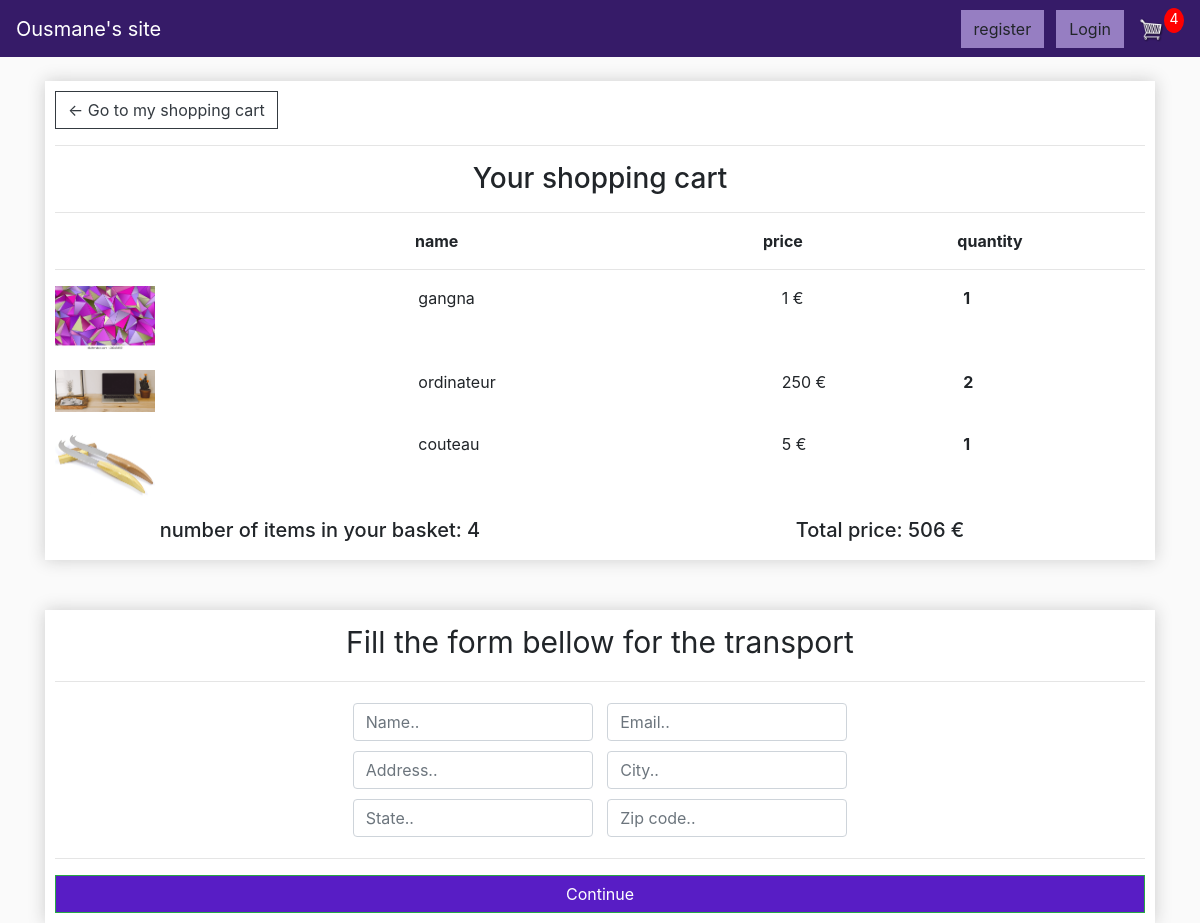
Screenshot of /checkout/ (signed in) with the database file from the repository.
### ecom/models.py (models this page shows, shortened)
class OrderedItem(models.Model):
    product = models.ForeignKey(Product, on_delete=models.SET_NULL, blank=True, null=True)
    order = models.ForeignKey(Order, on_delete=models.SET_NULL, blank=True, null=True, related_name= 'orderitem')
    quantity = models.IntegerField(default=0, null=True, blank=True)
    date_added = models.DateTimeField(auto_now_add=True)
    @property
    def get_total(self):
        total = self.product.price * self.quantity
        return total

class Product(models.Model):
    category = models.ForeignKey(Category, on_delete=models.CASCADE)
    name = models.CharField(max_length=200)
    image = models.ImageField(null=True, blank=True)
    description = models.CharField(max_length=200)
    price = models.IntegerField()
    available = models.BooleanField(default=True)
    created = models.DateTimeField(auto_now_add=True)
    updated = models.DateTimeField(auto_now=True)
    @property
    def imageURL(self):
        try:
            url = self.image.url
        except:
            url = ' '
        return url

class Order(models.Model):
    customer = models.ForeignKey(Customer, on_delete=models.SET_NULL, blank=True, null=True)
    date_orderd = models.DateTimeField(auto_now_add=True)
    complete = models.BooleanField(default=False, null=True, blank=False)
    transaction_id = models.CharField(max_length=200, null=True)
    @property
    def get_cart_total(self):
        orderitems = self.orderitem.all()
        total = sum([item.get_total for item in orderitems])
        return total
    @property
    def total_cart_items(self):
        orderitems = self.orderitem.all()
        total = sum([item.quantity for item in orderitems])
        return total

### ecom/views.py (the view)
# urls.py: path("checkout/", views.checkout, name="checkout"),
def checkout(response):
    if response.user.is_authenticated:
        customer = response.user.customer
        order, created = Order.objects.get_or_create(customer=customer, complete=False)
        items = order.orderitem.all()
        cartItems = order.total_cart_items
    else:
        items = []
        order = {'total_cart_items': 0, 'get_cart_total': 0}
        cartItems = order['total_cart_items']
    context = {'items': items, 'order': order, 'cartItems': cartItems}
    return render(response, 'ecom/checkout.html', context)

### ecom/templates/ecom/checkout.html (shortened to what this page needs)
{% extends 'ecom/main.html' %} {% load static %} {% block content %}
<div class="box-element iform">
  <a class="btn btn-outline-dark" href="{% url 'cart' %}"
    >&#x2190; Go to my shopping cart</a
  >
  <hr />
  <h3 style="text-align: center">Your shopping cart</h3>
  <hr />
  <h7 class="osm">name</h7>
  <h7 class="osm1">price</h7>
  <h7 class="osm2">quantity</h7>
  <hr />
  {% for item in items %}
  <div class="cart-row">
    <div style="flex: 2">
      <img class="row-image" src="{{item.product.imageURL}}" />
    </div>
    <div style="flex: 2"><p>{{item.product.name}}</p></div>
    <div style="flex: 1"><p>{{item.product.price}} €</p></div>
    <div style="flex: 1">
      <p class="quantity">{{item.quantity}}</p>
    </div>
  </div>
  {% endfor %}
  <div class="row" style="text-align: center">
    <div class="col-sm"><h5>number of items in your basket: {{ order.total_cart_items}}</h5></div>
    <div class="col-sm"><h5>Total price: {{ order.get_cart_total}} €</h5></div>
  </div>
</div>
<div class="box-element" id="form-wrapper">
  <p style="text-align: center; font-size: 30px">
    Fill the form bellow for the transport
  </p>
  <hr />
  <form id="form">
    <div id="user-info" style="text-align: center">
      <div class="form-field">
        <input
          required
          class="form-control"
          type="text"
          name="name"
          placeholder="Name.."
        />
      </div>
      <div class="form-field">
        <input
          required
          class="form-control"
          type="email"
          name="email"
          placeholder="Email.."
        />
      </div>
    </div>
    <div style="text-align: center" id="shipping-info">
      <div class="form-field">
        <input
          class="form-control"
          type="text"
          name="address"
          placeholder="Address.."
        />
      </div>
      <div class="form-field">
        <input
          class="form-control"
          type="text"
          name="city"
          placeholder="City.."
        />
      </div>
      <br />
      <div class="form-field">
        <input
          class="form-control"
          type="text"
          name="state"
          placeholder="State.."
        />
      </div>
      <div class="form-field">
        <input
          class="form-control"
          type="text"
          name="country"
          placeholder="Zip code.."
        />
      </div>
    </div>
    <hr />
    <input
      id="form-button"
      class="btn btn-success btn-block"
      type="submit"
      value="Continue"
    />
  </form>
</div>
{% endblock content %}

### static/css/main.css (style rules this page uses)
body { background-color: hsl(0, 0%, 98%); }
.box-element { box-shadow:hsl(0, 0%, 80%) 0 0 16px; background-color: #fff; padding: 10px; }
.iform { width: 100%; margin-bottom:50px ; }
.osm { margin-left: 360px; font-weight: bold; }
.osm1 { margin-left: 300px; font-weight: bold; }
.osm2 { margin-left: 150px; font-weight: bold; }
.btn { border-radius: 0; }
.row-image { width: 100px; }
.form-field { width:250px; display: inline-block; padding: 5px; }
.cart-row { display: flex; align-items: flex-stretch; padding-bottom: 10px; margin-bottom: 10px; }
.quantity { display: inline-block; font-weight: 700; padding-right:10px; }
.btn-success { background-color: #581dc5; }

### rows the page displays
OrderedItem: product.imageURL (picture), product.name "gangna", product.price "1", quantity "1"
OrderedItem: product.imageURL (picture), product.name "ordinateur", product.price "250", quantity "2"
OrderedItem: product.imageURL (picture), product.name "couteau", product.price "5", quantity "1"
Order: total_cart_items "4", get_cart_total "506"

### other values shown
{{ cartItems }} "4"
